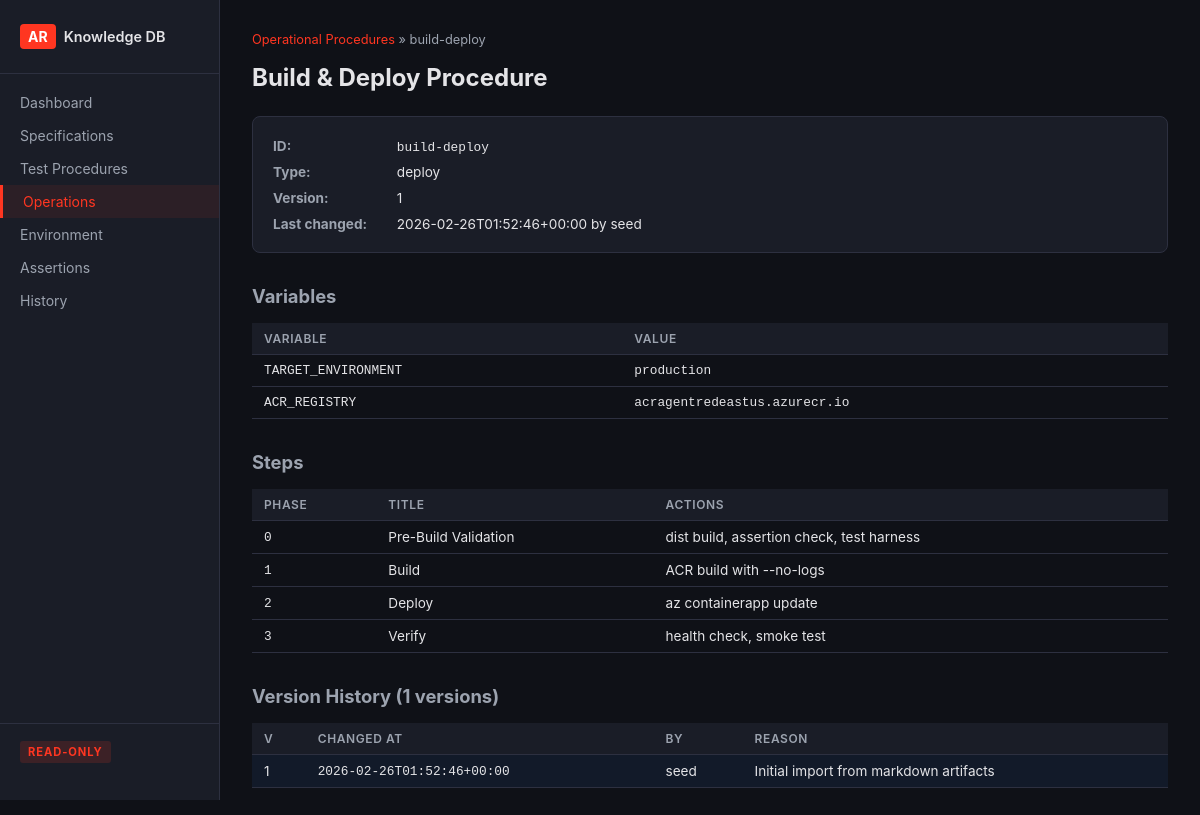
The page /ops/build-deploy on the database its author committed.
### tables this page shows
CREATE TABLE operational_procedures (
    rowid INTEGER PRIMARY KEY AUTOINCREMENT,
    id TEXT NOT NULL,
    version INTEGER NOT NULL,
    title TEXT NOT NULL,
    type TEXT,
    variables TEXT,
    steps TEXT,
    known_failure_modes TEXT,
    last_verified_at TEXT,
    last_corrected_at TEXT,
    changed_by TEXT NOT NULL,
    changed_at TEXT NOT NULL,
    change_reason TEXT NOT NULL,
    UNIQUE(id, version)
);

### app.py (the view)
@app.get("/ops/{proc_id}", response_class=HTMLResponse)
async def op_detail(request: Request, proc_id: str):
    proc = db.get_op_procedure(proc_id)
    if not proc:
        return HTMLResponse("<h1>Operational procedure not found</h1>", status_code=404)
    history = db.get_op_procedure_history(proc_id)
    return templates.TemplateResponse("op_detail.html", {
        "request": request,
        "proc": proc,
        "history": history,
    })

### templates/op_detail.html (shortened to what this page needs)
{% extends "base.html" %}
{% block content %}
<div class="breadcrumbs">
    <a href="/ops">Operational Procedures</a> &raquo; {{ proc.id }}
</div>
<h1>{{ proc.title }}</h1>
<div class="detail-grid">
    <div class="detail-row"><strong>ID:</strong> <span class="mono">{{ proc.id }}</span></div>
    <div class="detail-row"><strong>Type:</strong> {{ proc.type or '—' }}</div>
    <div class="detail-row"><strong>Version:</strong> {{ proc.version }}</div>
    <div class="detail-row"><strong>Last changed:</strong> {{ proc.changed_at }} by {{ proc.changed_by }}</div>
</div>
{% if proc._variables_parsed %}
<h2>Variables</h2>
<table>
    <thead><tr><th>Variable</th><th>Value</th></tr></thead>
    <tbody>
        {% for k, v in proc._variables_parsed.items() %}
        <tr>
            <td class="mono">{{ k }}</td>
            <td class="mono">{{ v }}</td>
        </tr>
        {% endfor %}
    </tbody>
</table>
{% endif %}
{% if proc._steps_parsed %}
<h2>Steps</h2>
<table>
    <thead><tr><th>Phase</th><th>Title</th><th>Actions</th></tr></thead>
    <tbody>
        {% for step in proc._steps_parsed %}
        <tr>
            <td class="mono">{{ step.phase }}</td>
            <td>{{ step.title }}</td>
            <td>{% if step.actions %}{{ step.actions|join(', ') }}{% endif %}</td>
        </tr>
        {% endfor %}
    </tbody>
</table>
{% endif %}
<h2>Version History ({{ history|length }} versions)</h2>
<table>
    <thead>
        <tr><th>v</th><th>Changed at</th><th>By</th><th>Reason</th></tr>
    </thead>
    <tbody>
        {% for h in history %}
        <tr {% if h.version == proc.version %}class="current-version"{% endif %}>
            <td>{{ h.version }}</td>
            <td class="mono">{{ h.changed_at }}</td>
            <td>{{ h.changed_by }}</td>
            <td>{{ h.change_reason }}</td>
        </tr>
        {% endfor %}
    </tbody>
</table>
{% endblock %}

### static/style.css (style rules this page uses)
:root { --brand: #ff3621; --brand-dark: #cc2b1a; --bg: #0f1117; --bg-card: #1a1d27; --bg-surface: #22252f; --text: #e4e4e7; --text-muted: #9ca3af; --border: #2d3040; --pass: #22c55e; --fail: #ef4444; --verified: #22c55e; --implemented: #3b82f6; --specified: #f59e0b; --retired: #6b7280; --mono: 'Consolas', 'SF Mono', 'Monaco', monospace; }
* { box-sizing: border-box; margin: 0; padding: 0; }
body { font-family: -apple-system, BlinkMacSystemFont, 'Segoe UI', sans-serif; background: var(--bg); color: var(--text); display: flex; min-height: 100vh; }
h1 { font-size: 1.5rem; margin-bottom: 1.5rem; }
h2 { font-size: 1.15rem; margin: 2rem 0 1rem; color: var(--text-muted); }
table { width: 100%; border-collapse: collapse; font-size: 0.85rem; }
th, td { padding: 0.5rem 0.75rem; text-align: left; border-bottom: 1px solid var(--border); }
th { color: var(--text-muted); font-weight: 600; font-size: 0.75rem; text-transform: uppercase; letter-spacing: 0.05em; background: var(--bg-card); position: sticky; top: 0; }
tr.current-version { background: rgba(59, 130, 246, 0.08); }
a { color: var(--brand); text-decoration: none; }
.mono { font-family: var(--mono); font-size: 0.8rem; }
.breadcrumbs { font-size: 0.8rem; color: var(--text-muted); margin-bottom: 1rem; }
.detail-grid { background: var(--bg-card); border: 1px solid var(--border); border-radius: 8px; padding: 1rem 1.25rem; margin-bottom: 1.5rem; }
.detail-row { padding: 0.3rem 0; font-size: 0.85rem; }
.detail-row strong { color: var(--text-muted); min-width: 120px; display: inline-block; }

### rows shown on the page
operational_procedures: id "build-deploy", title "Build & Deploy Procedure", type "deploy", version "1", changed_at "2026-02-26T01:52:46+00:00", changed_by "seed", change_reason "Initial import from markdown artifacts"

### other values the page prints
{{ k }} "TARGET_ENVIRONMENT" "ACR_REGISTRY"
{{ v }} "production" "acragentredeastus.azurecr.io"
{{ step.phase }} "0" "1" "2" "3"
{{ step.title }} "Pre-Build Validation" "Build" "Deploy" "Verify"
{{ step.actions|join(', ') }} "dist build, assertion check, test harness" "ACR build with --no-logs" "az containerapp update" "health check, smoke test"
{{ history|length }} "1"
